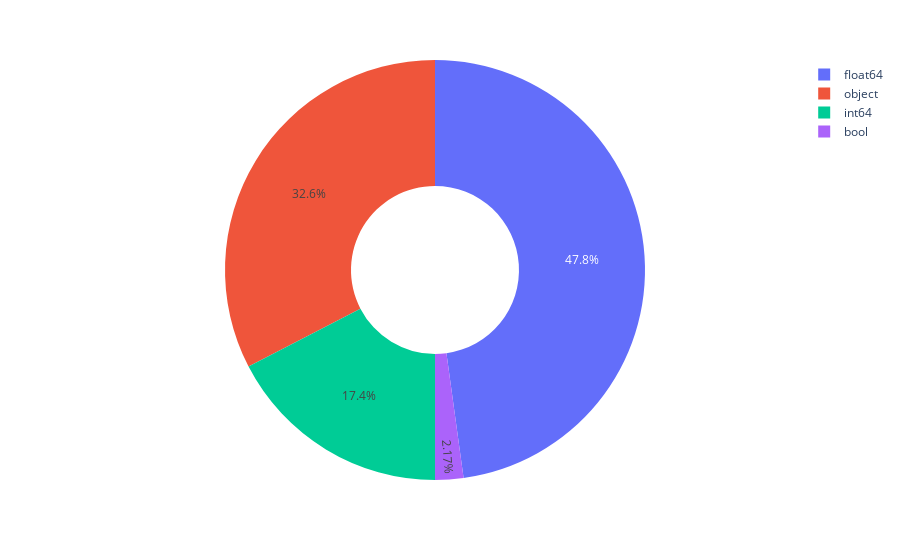

Write notebook code for a chart like this one.
### Code cell
value_counts = df.dtypes.value_counts()
fig = px.pie(values=value_counts.values, names=value_counts.index.astype(str), hole=0.4, labels={'index': 'Data Type'})
fig.show()

### Figure 1 — Plotly figure (JSON) as saved in the notebook; plotly's stock layout.template omitted (floating-point values rounded to 4 significant figures)
{"data": [{"domain": {"x": [0, 1], "y": [0, 1]}, "hole": 0.4, "hovertemplate": "label=%{label}<br>value=%{value}<extra></extra>", "labels": ["float64", "object", "int64", "bool"], "legendgroup": "", "name": "", "showlegend": true, "type": "pie", "values": [22, 15, 8, 1]}], "layout": {"legend": {"tracegroupgap": 0}, "margin": {"t": 60}}}
